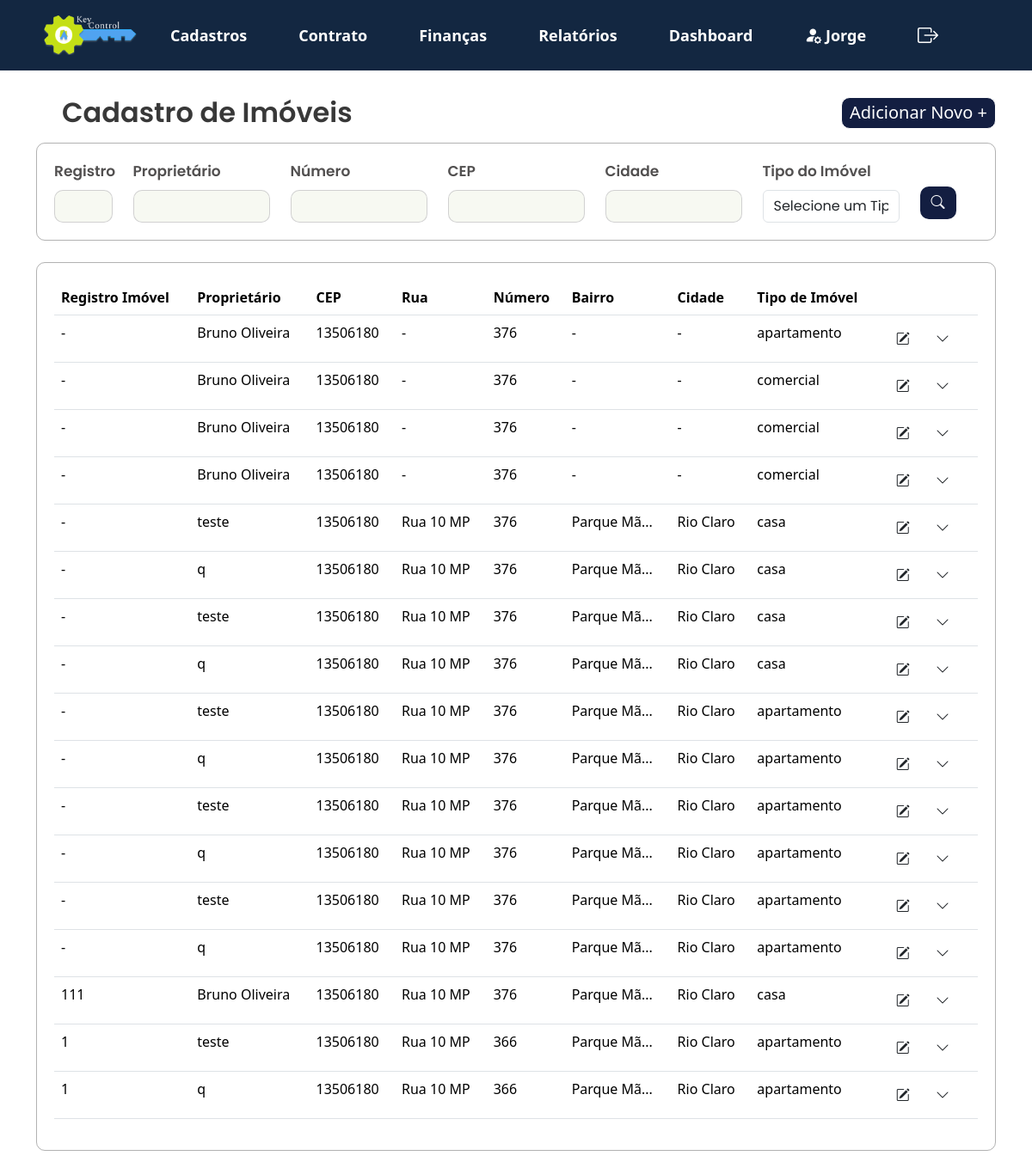
The app's page /KeyControl/projeto/views/lista_imovel.php (signed in), older data.
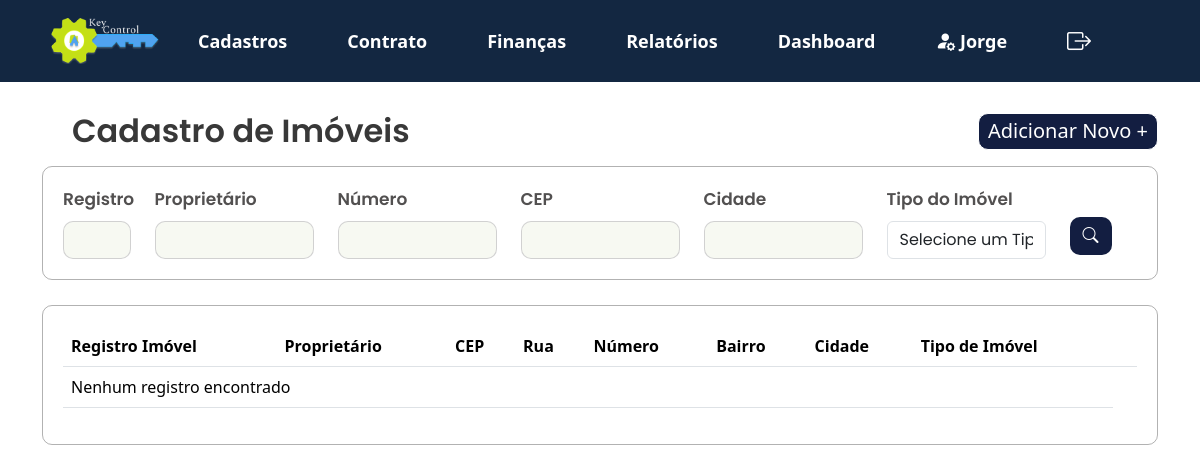
The same page, newer data.
### tables this page shows
CREATE TABLE `cadastro_imovel` (
  `id` int(11) NOT NULL,
  `cpf_cnpj_proprietario` varchar(20) NOT NULL,
  `tipo_imovel` varchar(50) NOT NULL,
  `quantidade_quartos` int(11) DEFAULT NULL,
  `quantidade_banheiros` int(11) DEFAULT NULL,
  `quantidade_vagas` int(11) DEFAULT NULL,
  `area_total` decimal(10,2) DEFAULT NULL,
  `cep` varchar(10) DEFAULT NULL,
  `rua` varchar(100) DEFAULT NULL,
  `numero` varchar(10) DEFAULT NULL,
  `bairro` varchar(50) DEFAULT NULL,
  `cidade` varchar(50) DEFAULT NULL,
  `estado` varchar(50) DEFAULT NULL,
  `pais` varchar(50) DEFAULT NULL,
  `registro_imovel` varchar(50) DEFAULT NULL,
  `registro_agua` varchar(50) DEFAULT NULL,
  `valor_aluguel` float DEFAULT NULL,
  `taxa_aluguel` float DEFAULT NULL,
  `valor_venda` float DEFAULT NULL,
  `taxa_venda` float DEFAULT NULL,
  `complemento` varchar(255) DEFAULT NULL
);

CREATE TABLE `cadastro_cliente` (
  `id` int(11) NOT NULL,
  `nome` varchar(100) NOT NULL,
  `rg_ie` varchar(20) DEFAULT NULL,
  `data_nascimento_fundacao` date DEFAULT NULL,
  `telefone` varchar(20) DEFAULT NULL,
  `email` varchar(100) DEFAULT NULL,
  `estado_civil` varchar(20) DEFAULT NULL,
  `nacionalidade` varchar(50) DEFAULT NULL,
  `profissao` varchar(50) DEFAULT NULL,
  `cep` varchar(10) DEFAULT NULL,
  `rua` varchar(100) DEFAULT NULL,
  `numero` varchar(10) DEFAULT NULL,
  `bairro` varchar(50) DEFAULT NULL,
  `cidade` varchar(50) DEFAULT NULL,
  `estado` varchar(50) DEFAULT NULL,
  `pais` varchar(50) DEFAULT NULL,
  `locador` tinyint(1) DEFAULT 0,
  `locatario` tinyint(1) DEFAULT 0,
  `fiador` tinyint(1) DEFAULT 0,
  `complemento` varchar(255) DEFAULT NULL,
  `cpf_cnpj` varchar(20) NOT NULL
);

### KeyControl/projeto/app/controllers/filtros_imovel.php (called while the page is built, shortened)
<?php
include '../app/controllers/db_conexao.php';
function buildQuery($registro_imovel, $cpf_cnpj_proprietario, $tipo_imovel, $cep, $rua, $bairro, $cidade) {
    $sql = "SELECT imovel.*, cliente.nome
            FROM cadastro_imovel imovel
            INNER JOIN cadastro_cliente cliente
                ON imovel.cpf_cnpj_proprietario = cliente.cpf_cnpj";
    $conditions = [];
    $params = [];
    return [$sql, $params];
}
$registro_imovel = $_POST['registro_imovel'] ?? '';
$cpf_cnpj_proprietario = $_POST['cpf_cnpj_proprietario'] ?? '';
$tipo_imovel = $_POST['tipo_imovel'] ?? '';
$cep = $_POST['cep'] ?? '';
$rua = $_POST['rua'] ?? '';
$bairro = $_POST['bairro'] ?? '';
$cidade = $_POST['cidade'] ?? '';
list($sql, $params) = buildQuery($registro_imovel, $cpf_cnpj_proprietario, $tipo_imovel, $cep, $rua, $bairro, $cidade);
try {
    if ($pdo) {
        $stmt = $pdo->prepare($sql);
        $stmt->execute($params);
        $result = $stmt->fetchAll(PDO::FETCH_ASSOC);
    } else {
        throw new Exception("Erro na conexão com o banco de dados.");
    }
} catch (Exception $e) {
    echo "Erro na execução da consulta: " . $e->getMessage();
}
?>

### KeyControl/projeto/views/lista_imovel.php (the view, shortened to what the changed rows need)
<?php
   include_once '../app/controllers/filtros_imovel.php';
?>
<!DOCTYPE html>
<html lang="pt-br">
   <head>
      <link href="https://cdn.jsdelivr.net/npm/bootstrap@5.3.3/dist/css/bootstrap.min.css" rel="stylesheet">
      <link rel="stylesheet" href="../public/assets/js/menu.js">
      <link rel="stylesheet" href="https://cdn.jsdelivr.net/npm/bootstrap-icons@1.10.5/font/bootstrap-icons.css">
      <link rel="stylesheet" type="text/css" href="../public/assets/css/style2.css">
   </head>
   <body>
      <?php include 'navbar.php';?>
      <section>
         <div class="container">
            <div class="d-flex justify-content-between align-items-center mb-3">
               <h2 class="mb-0">Cadastro de Imóveis</h2>
            </div>
         </div>
      </section>
      <section>
         <div class="container">
            <div class="card_relatório">
               <table class="table table-hover">
                  <thead>
                     <tr>
                        <th>Registro Imóvel</th>
                        <th>Proprietário</th>
                        <th>CEP</th>
                        <th>Rua</th>
                        <th>Número</th>
                        <th>Bairro</th>
                        <th>Cidade</th>
                        <th>Tipo de Imóvel</th>
                        <th></th>
                     </tr>
                  </thead>
                  <tbody>
                     <?php
                        if (isset($result) && count($result) > 0) {
                            foreach ($result as $row) {
                                $bairro = htmlspecialchars($row['bairro'] ?? '-');
                                $bairro_resumido = htmlspecialchars(substr($bairro, 0, 10) . (strlen($bairro) > 10 ? '...' : ''));
                                echo "<tr>
                                        <td>" . htmlspecialchars($row['registro_imovel'] ?? '-') . "</td>
                                        <td>" . htmlspecialchars($row['nome'] ?? '-') . "</td>
                                        <td>" . htmlspecialchars($row['cep'] ?? '-') . "</td>
                                        <td>" . htmlspecialchars($row['rua'] ?? '-') . "</td>
                                        <td>" . htmlspecialchars($row['numero'] ?? '-') . "</td>
                                        <td title='$bairro'>$bairro_resumido</td>
                                        <td>" . htmlspecialchars($row['cidade'] ?? '-') . "</td>
                                        <td>" . htmlspecialchars($row['tipo_imovel'] ?? '-') . "</td>
                                        <td>
                                            <button class='btn' onclick=\"window.location.href='../views/modifica_imovel.php?id=" . htmlspecialchars($row['id']) . "'\">
                                          <i class='bi bi-pencil-square'></i>
                                          </button>
                                            <button class='btn' onclick='toggleSubMenu(this)'>
                                                <i class='bi bi-chevron-down'></i>
                                            </button>
                                                    <button class='imprimir' onclick='printInfo(" . htmlspecialchars($row['id']) . ")'>
                                                    </button>
                                                    <button class='email' onclick='sendEmail(\"" . addslashes(htmlspecialchars($row["email"] ?? '')) . "\")'>
                                                    </button>
                                                    <button class='excluir' onclick='deleteRecord(" . htmlspecialchars($row['id']) . ")'>
                                                    </button>
                                        </td>
                                    </tr>";
                            }
                        } else {
                            echo "<tr><td colspan='8'>Nenhum registro encontrado</td></tr>";
                        }
                        ?>
                  </tbody>
               </table>
            </div>
         </div>
      </section>
   </body>
</html>

Row changes from the older to the newer data that the page shows:
no longer on this page (row unchanged): cadastro_imovel: registro_imovel "-", cadastro_cliente.nome "Bruno Oliveira", cep "13506180", rua "-", numero "376", bairro "-", cidade "-", tipo_imovel "apartamento"
no longer on this page (row unchanged): cadastro_imovel: registro_imovel "-", cadastro_cliente.nome "Bruno Oliveira", cep "13506180", rua "-", numero "376", bairro "-", cidade "-", tipo_imovel "comercial"
no longer on this page (row unchanged): cadastro_imovel: registro_imovel "-", cadastro_cliente.nome "Bruno Oliveira", cep "13506180", rua "-", numero "376", bairro "-", cidade "-", tipo_imovel "comercial"
no longer on this page (row unchanged): cadastro_imovel: registro_imovel "-", cadastro_cliente.nome "Bruno Oliveira", cep "13506180", rua "-", numero "376", bairro "-", cidade "-", tipo_imovel "comercial"
removed cadastro_imovel: registro_imovel "-", cadastro_cliente.nome "teste", cep "13506180", rua "Rua 10 MP", numero "376", bairro "Parque Mã...", cidade "Rio Claro", tipo_imovel "casa", cadastro_cliente.nome "q"
removed cadastro_imovel: registro_imovel "-", cadastro_cliente.nome "teste", cep "13506180", rua "Rua 10 MP", numero "376", bairro "Parque Mã...", cidade "Rio Claro", tipo_imovel "casa", cadastro_cliente.nome "q"
removed cadastro_imovel: registro_imovel "-", cadastro_cliente.nome "teste", cep "13506180", rua "Rua 10 MP", numero "376", bairro "Parque Mã...", cidade "Rio Claro", tipo_imovel "apartamento", cadastro_cliente.nome "q"
removed cadastro_imovel: registro_imovel "-", cadastro_cliente.nome "teste", cep "13506180", rua "Rua 10 MP", numero "376", bairro "Parque Mã...", cidade "Rio Claro", tipo_imovel "apartamento", cadastro_cliente.nome "q"
removed cadastro_imovel: registro_imovel "-", cadastro_cliente.nome "teste", cep "13506180", rua "Rua 10 MP", numero "376", bairro "Parque Mã...", cidade "Rio Claro", tipo_imovel "apartamento", cadastro_cliente.nome "q"
removed cadastro_imovel: registro_imovel "111", cadastro_cliente.nome "Bruno Oliveira", cep "13506180", rua "Rua 10 MP", numero "376", bairro "Parque Mã...", cidade "Rio Claro", tipo_imovel "casa"
removed cadastro_imovel: registro_imovel "1", cadastro_cliente.nome "teste", cep "13506180", rua "Rua 10 MP", numero "366", bairro "Parque Mã...", cidade "Rio Claro", tipo_imovel "apartamento", cadastro_cliente.nome "q"
Text that changed along with them:
text now shown: "Nenhum registro encontrado"
